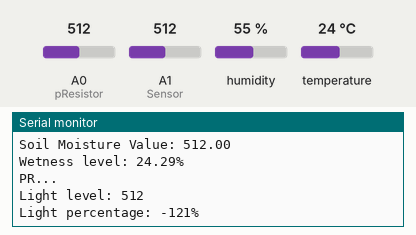
Recording of a sketch running on a simulated Arduino Uno, built with avr-gcc and run on an emulated ATmega328P. Shown: the last lines printed to the serial monitor. The inputs (shaded band) are chosen by the test bench; at power-on: humidity 55 %, A0 (pResistor) = 512, A1 (Sensor) = 512, temperature 24 °C. WiFi joins after 1.5 s; servers stay silent unless stated.

Above: at 3.0 s.
3.1 s: humidity set to 22 %
5.9 s: A0 (pResistor) set to 716
At 6.8 s:
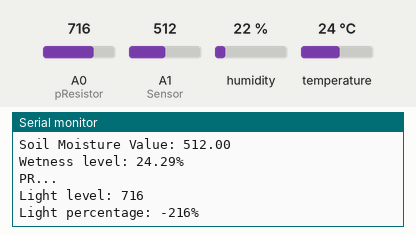
8.7 s: A1 (Sensor) set to 716
11.5 s: temperature set to 12 °C
14.3 s: A0 (pResistor) set to 992
At 15.8 s:
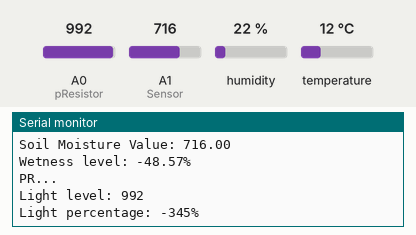
17.1 s: A1 (Sensor) set to 992
Timing chart, 0 to 20.1 s (numbered marks = the images above; inputs shaded):
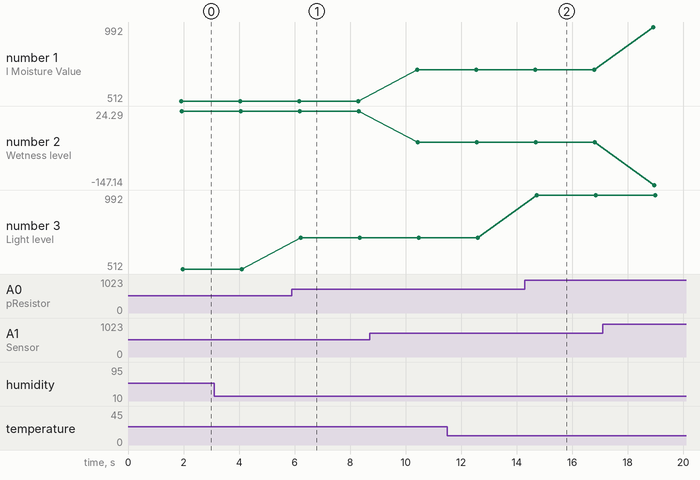

Measured:
- after the input at 5.9 s, the serial monitor: prints a new line after 0.33 s (image 1)
- after the input at 14.3 s, the serial monitor: prints a new line after 0.43 s (image 2)
- plotted number 2: 24.29 → -48.57 after the input at 8.7 s, -48.57 → -147.14 after the input at 17.1 s
- plotted number 3: 512 → 716 after the input at 5.9 s, 716 → 992 after the input at 14.3 s

The sketch:

GreenBot.ino
```cpp
/*
  Blynk Authorization

  Must have necessary Arduino libraries installed.

  Libraries:
    SimpleDHT
    Blynk

  Code for:
    Soil Moisture Capacitive Sensor
    DHT11 Humidity & Temperature Sensor
    Photoresistor
    DSD BLE SH-08 Bluetooth Module

  Code should work just fine with serial monitor on Arduino IDE
  Displays through setup onto Blynk app, must be using virtual pins 4, 5, 6, 7, & 8(Or desired pins);

*/

#define BLYNK_USE_DIRECT_CONNECT

#include <SPI.h>
#include <SoftwareSerial.h>
#include <BlynkSimpleSerialBLE.h>
#include <SimpleDHT.h>

// Miscellaneous Variables
SoftwareSerial DebugSerial(0, 1); // RX, TX
#define BLYNK_PRINT DebugSerial
//char auth[] = "ZdX8rJqp8GbmalRhp84ZzFmnPSSpl7cb";
char auth[] = "YOUR_BLYNK_AUTHORIZATION";

// DHT Variables
int pinDHT11 = 3;
SimpleDHT11 dht11;

// CS Moisture Variables
const int AirValue = 580;
const int WaterValue = 300;
int intervals = (AirValue - WaterValue)/3;
double soilMoistureValue = 0;
double moisturePercentage = 0;

// Photoresistor Variables
const int pResistor = A0;
double darkness = 250;
double light = 35;
double lightPercentage = 0;
int prValue = 0;

// Blynk Variables
BlynkTimer timer;

// This function sends Arduino's up time every second to Virtual Pins (4, 5, 6, 7, 8).
// In the app, Widget's reading frequency should be set to PUSH. This means
// that you define how often to send data to Blynk App.
void sendSensors()
{
  // DHT11 START
  Serial.println();
  Serial.println("Sample DHT11...");

  byte temperature = 0;
  byte humidity = 0;
  byte data[40] = {0};
  float humidity1 = 0;
  float temperature1 = 0;

  if (dht11.read(pinDHT11, &temperature, &humidity, data))
  {
    Serial.println("Read DHT11 failed");
    return;
  }

  Serial.println("");
  Serial.print("Sample OK: ");
  Serial.print(" Celsius: ");
  Serial.print((int)temperature);
  Serial.println("");
  Serial.println("Humidity:");
  Serial.print((int)humidity);
  Serial.println(" %");
  Serial.println("");

  humidity1 = (static_cast<int>(humidity));
  temperature1 = ((static_cast<int>(temperature)) * 9/5) + 32; // Convert to Fahrenheit
  // DHT11 END

  // CSM START
  soilMoistureValue = analogRead(A1);  //put Sensor insert into soil
  moisturePercentage = 100 - (((soilMoistureValue - WaterValue)/(AirValue - WaterValue)) * 100);

  Serial.println("CSMS...");
  Serial.println(String("Soil Moisture Value: ") + soilMoistureValue);
  Serial.println(String("Wetness level: ") + moisturePercentage + "%");
  Serial.println("");

  // CSM END

  // Photosensors START
  Serial.println("PR...");
  prValue = analogRead(pResistor);
  Serial.println(String("Light level: ") + prValue);
  //lightPercentage = ((1 - ((prValue - (darkness - light))/(darkness - light))) * 100);
  lightPercentage = 100 - (((prValue - light) / (darkness - light)) * 100);
  Serial.println(String("Light percentage: ") + static_cast<int>(lightPercentage) + "%");
  Serial.println("");

  // Photosensors END

  delay(2000);

  // Send to Blynk
  Blynk.virtualWrite(V4, temperature1);
  Blynk.virtualWrite(V5, humidity1);
  Blynk.virtualWrite(V6, static_cast<int>(soilMoistureValue));
  Blynk.virtualWrite(V7, static_cast<int>(moisturePercentage));
  Blynk.virtualWrite(V8, static_cast<int>(lightPercentage));

}

void setup()
{
  // Debug console + Serial Monitor
  DebugSerial.begin(9600);
  DebugSerial.println("Waiting for connections...");
  Serial.println("Waiting for connections...");

  Serial.begin(9600);
  Blynk.begin(Serial, auth); // Send Blynk Authorization

  timer.setInterval(1000L, sendSensors);
}

void loop()
{
  Blynk.run();
  timer.run();
}
```
